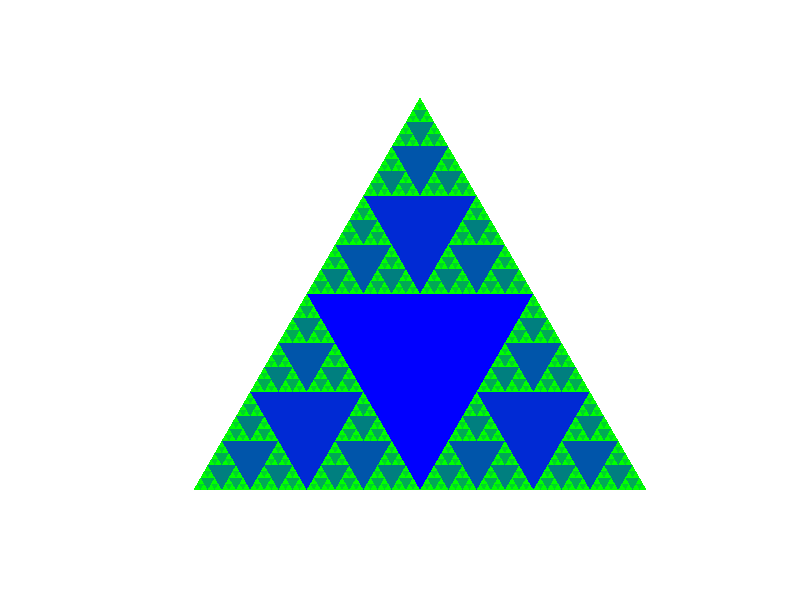
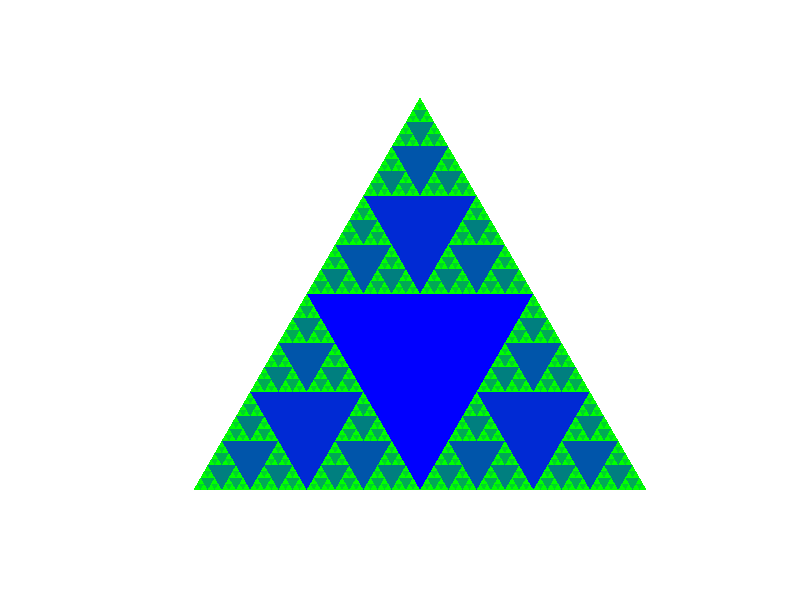

Reproduce these figures in R, in order.
## ---- chunk 1
sierpinski = function(x, y, size, depth, max_depth) {
    color <- colorRampPalette(c("green", "blue"))(max_depth + 1)[depth + 1]
    
    polygon(
      x = c(x, x + size / 2, x - size / 2),
      y = c(y, y - size * sqrt(3)/2, y - size * sqrt(3)/2),
      col = color,
      border = NA
    )
   if (depth > 0) {   
    sierpinski(x, y, size / 2, depth - 1, max_depth)
    sierpinski(x - size / 4, y - size * sqrt(3)/4, size / 2, depth - 1, max_depth)
    sierpinski(x + size / 4, y - size * sqrt(3)/4, size / 2, depth - 1, max_depth)
  }
}

# Crear lienzo
plot(NA, xlim = c(-1, 1), ylim = c(-1.7, 0), asp = 1, xaxt = "n", yaxt = "n", xlab = "", ylab = "", bty = "n")

max_depth = 6
sierpinski(0, 0, 2, max_depth, max_depth)

## ---- chunk 2
sierpinski = function(x, y, size, depth, max_depth) {
    color <- colorRampPalette(c("green", "blue"))(max_depth + 1)[depth + 1]
    
    polygon(
      x = c(x, x + size / 2, x - size / 2),
      y = c(y, y - size * sqrt(3)/2, y - size * sqrt(3)/2),
      col = color,
      border = NA
    )
   if (depth > 0) {   
    sierpinski(x, y, size / 2, depth - 1, max_depth)
    sierpinski(x - size / 4, y - size * sqrt(3)/4, size / 2, depth - 1, max_depth)
    sierpinski(x + size / 4, y - size * sqrt(3)/4, size / 2, depth - 1, max_depth)
  }
}

# Crear lienzo
plot(NA, xlim = c(-1, 1), ylim = c(-1.7, 0), asp = 1, xaxt = "n", yaxt = "n", xlab = "", ylab = "", bty = "n")

max_depth = 6
sierpinski(0, 0, 2, max_depth, max_depth)

